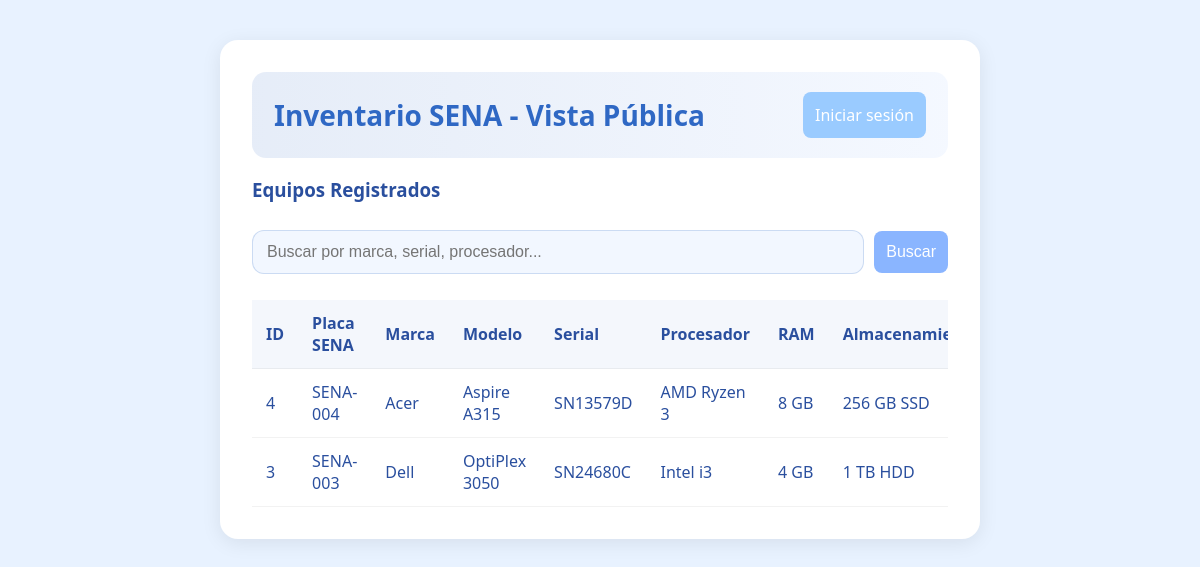
The page / on the database its author committed.
### tables this page shows
CREATE TABLE equipos (
    id INTEGER PRIMARY KEY AUTOINCREMENT,
    placa_sena TEXT UNIQUE NOT NULL,
    marca TEXT NOT NULL,
    modelo TEXT NOT NULL,
    serial TEXT UNIQUE NOT NULL,
    procesador TEXT,
    ram INTEGER,
    almacenamiento TEXT,
    estado TEXT NOT NULL DEFAULT 'Operativo'
);

### app.py (the view)
@app.route("/")
def index_publico():
    conn = get_db()
    cursor = conn.cursor()
    cursor.execute("SELECT * FROM equipos ORDER BY id DESC")
    equipos = cursor.fetchall()
    return render_template("index_publico.html", equipos=equipos)

### app.py (called while the page is built)
def get_db():
    db = getattr(g, "_database", None)
    if db is None:
        db = g._database = sqlite3.connect(DATABASE)
    return db

@app.teardown_appcontext
def close_connection(exception):
    db = getattr(g, "_database", None)
    if db is not None:
        db.close()

### templates/index_publico.html (shortened to what this page needs)
<!DOCTYPE html>
<html lang="es">
<head>
    <link rel="stylesheet" href="{{ url_for('static', filename='css/styles.css') }}">
</head>
<body>
<div class="container">
    <div class="page-header">
        <h2 class="titulo">Inventario SENA - Vista Pública</h2>
        <a href="{{ url_for('login') }}" class="btn pastel-sec login-btn small">Iniciar sesión</a>
    </div>
    <h3>Equipos Registrados</h3>
    <form action="{{ url_for('buscar') }}" method="GET" class="search-form">
        <input class="input-search" type="text" name="filtro" placeholder="Buscar por marca, serial, procesador...">
        <button class="btn pastel" type="submit">Buscar</button>
    </form>
    <div class="table-card">
    <table>
        <thead>
            <tr>
                <th>ID</th>
                <th>Placa SENA</th>
                <th>Marca</th>
                <th>Modelo</th>
                <th>Serial</th>
                <th>Procesador</th>
                <th>RAM</th>
                <th>Almacenamiento</th>
            </tr>
        </thead>
        <tbody>
            {% for equipo in equipos %}
            <tr>
                <td>{{ equipo[0] }}</td>
                <td>{{ equipo[1] }}</td>
                <td>{{ equipo[2] }}</td>
                <td>{{ equipo[3] }}</td>
                <td>{{ equipo[4] }}</td>
                <td>{{ equipo[5] }}</td>
                <td>{{ equipo[6] }}</td>
                <td>{{ equipo[7] }}</td>
            </tr>
            {% endfor %}
        </tbody>
    </table>
    </div>
</div>
</body>
</html>

### static/css/styles.css (style rules this page uses)
:root { --bg-page: #e8f2ff; --card-bg: #ffffff; --card-ghost: #f4faff; --primary: #2f68c4; --primary-600: #6ea2ff; --primary-500: #8ab5ff; --primary-400: #9acbff; --accent: #b7d4ff; --danger: #ffb4b4; --muted: #a9c7ff; --input-bg: #f2f7ff; --text-on-primary: #ffffff; --text-default: #2a4f9e; --space-xs: 6px; --space-sm: 8px; --space-md: 12px; --space-lg: 20px; --radius-sm: 8px; --radius-md: 12px; --radius-lg: 20px; --shadow-1: 0 2px 6px rgba(0,0,0,0.05); --shadow-2: 0 4px 20px rgba(0,0,0,0.08); --max-width: 1100px; }
* { box-sizing: border-box; }
html, body { height: 100%; margin: 0; font-family: 'Segoe UI', sans-serif; background: var(--bg-page); color: var(--text-default); -webkit-font-smoothing: antialiased; }
.container, .login-container { max-width: 760px; width: 90%; margin: 40px auto; padding: 32px; border-radius: 18px; background: var(--card-bg); box-shadow: var(--shadow-2); }
.titulo { text-align: center; font-size: 28px; color: var(--primary); margin-bottom: 25px; }
.btn { display: inline-block; padding: var(--space-md); border: none; font-size: 16px; border-radius: var(--radius-sm); cursor: pointer; transition: 0.18s ease; text-decoration: none; color: inherit; }
.pastel { background: var(--primary-500); color: #fff; }
.pastel-sec { background: var(--primary-400); color: #fff; }
.formulario input, .input-select, input[type="text"], input[type="search"], select, textarea { width: 100%; padding: var(--space-md); border-radius: var(--radius-sm); border: 1px solid var(--muted); margin: 10px 0; font-size: 16px; background: var(--input-bg); }
.table-card { overflow-x: auto; width: 100%; }
table { width: 100%; border-collapse: collapse; min-width: 600px; }
table th, table td { padding: 12px 14px; text-align: left; border-bottom: 1px solid rgba(0,0,0,0.05); }
thead th { background: rgba(47,104,196,0.05); font-weight: 700; }
.page-header { display: flex; align-items: center; justify-content: space-between; gap: 16px; padding: 20px 22px; border-radius: 14px; background: linear-gradient(90deg, rgba(47,104,196,0.12), rgba(138,181,255,0.09)); margin-bottom: 18px; }
.page-header .titulo { margin: 0; }
.search-form { display: flex; gap: 10px; align-items: center; margin: 16px 0; }
.search-form .input-search { flex: 1; padding: 12px 14px; border-radius: 12px; border: 1px solid rgba(47,104,196,0.2); }

### rows shown on the page
equipos: id "4", placa_sena "SENA-004", marca "Acer", modelo "Aspire A315", serial "SN13579D", procesador "AMD Ryzen 3", ram "8 GB", almacenamiento "256 GB SSD"
equipos: id "3", placa_sena "SENA-003", marca "Dell", modelo "OptiPlex 3050", serial "SN24680C", procesador "Intel i3", ram "4 GB", almacenamiento "1 TB HDD"
